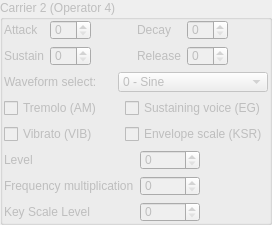
              <widget class="QGroupBox" name="carrier2">
               <property name="enabled">
                <bool>false</bool>
               </property>
               <property name="sizePolicy">
                <sizepolicy hsizetype="Preferred" vsizetype="Maximum">
                 <horstretch>0</horstretch>
                 <verstretch>0</verstretch>
                </sizepolicy>
               </property>
               <property name="title">
                <string>Carrier 2 (Operator 4)</string>
               </property>
               <layout class="QVBoxLayout" name="verticalLayout_3">
                <property name="leftMargin">
                 <number>1</number>
                </property>
                <property name="topMargin">
                 <number>0</number>
                </property>
                <property name="rightMargin">
                 <number>1</number>
                </property>
                <property name="bottomMargin">
                 <number>0</number>
                </property>
                <item>
                 <layout class="QGridLayout" name="gridLayout_3">
                  <item row="0" column="0">
                   <widget class="QLabel" name="label_7">
                    <property name="toolTip">
                     <string>&lt;html&gt;&lt;head/&gt;&lt;body&gt;&lt;p&gt;&lt;span style=&quot; font-weight:600;&quot;&gt;Attack Rate.&lt;/span&gt;&lt;/p&gt;&lt;p&gt;Determines the rising time for the sound. The higher the value, the faster the attack.&lt;/p&gt;&lt;p&gt;Range from 0 to 15.&lt;/p&gt;&lt;/body&gt;&lt;/html&gt;</string>
                    </property>
                    <property name="text">
                     <string>Attack</string>
                    </property>
                   </widget>
                  </item>
                  <item row="0" column="1">
                   <widget class="QSpinBox" name="op4_attack">
                    <property name="maximumSize">
                     <size>
                      <width>60</width>
                      <height>20</height>
                     </size>
                    </property>
                    <property name="toolTip">
                     <string>&lt;html&gt;&lt;head/&gt;&lt;body&gt;&lt;p&gt;&lt;span style=&quot; font-weight:600;&quot;&gt;Attack Rate.&lt;/span&gt;&lt;/p&gt;&lt;p&gt;Determines the rising time for the sound. The higher the value, the faster the attack.&lt;/p&gt;&lt;p&gt;Range from 0 to 15.&lt;/p&gt;&lt;/body&gt;&lt;/html&gt;</string>
                    </property>
                    <property name="maximum">
                     <number>15</number>
                    </property>
                   </widget>
                  </item>
                  <item row="0" column="3">
                   <widget class="QLabel" name="label_8">
                    <property name="toolTip">
                     <string>&lt;html&gt;&lt;head/&gt;&lt;body&gt;&lt;p&gt;&lt;span style=&quot; font-weight:600;&quot;&gt;Decay Rate.&lt;/span&gt;&lt;/p&gt;&lt;p&gt;Determines the diminishing time for the sound. The higher the value, the shorter the decay.&lt;/p&gt;&lt;p&gt;Range from 0 to 15.&lt;/p&gt;&lt;/body&gt;&lt;/html&gt;</string>
                    </property>
                    <property name="text">
                     <string>Decay</string>
                    </property>
                   </widget>
                  </item>
                  <item row="0" column="4">
                   <widget class="QSpinBox" name="op4_decay">
                    <property name="maximumSize">
                     <size>
                      <width>60</width>
                      <height>20</height>
                     </size>
                    </property>
                    <property name="toolTip">
                     <string>&lt;html&gt;&lt;head/&gt;&lt;body&gt;&lt;p&gt;&lt;span style=&quot; font-weight:600;&quot;&gt;Decay Rate.&lt;/span&gt;&lt;/p&gt;&lt;p&gt;Determines the diminishing time for the sound. The higher the value, the shorter the decay.&lt;/p&gt;&lt;p&gt;Range from 0 to 15.&lt;/p&gt;&lt;/body&gt;&lt;/html&gt;</string>
                    </property>
                    <property name="maximum">
                     <number>15</number>
                    </property>
                   </widget>
                  </item>
                  <item row="1" column="0">
                   <widget class="QLabel" name="label_9">
                    <property name="toolTip">
                     <string>&lt;html&gt;&lt;head/&gt;&lt;body&gt;&lt;p&gt;&lt;span style=&quot; font-weight:600;&quot;&gt;Sustain Level.&lt;/span&gt;&lt;/p&gt;&lt;p&gt;Determines the point at which the sound ceases to decay and changes to a sound having a constant level. The sustain level is expressed as a fraction of the maximum level. 0 is the softest and 15 is the loudest sustain level. Note that has Sustain flag must be set for this to have an effect.&lt;/p&gt;&lt;/body&gt;&lt;/html&gt;</string>
                    </property>
                    <property name="text">
                     <string>Sustain</string>
                    </property>
                   </widget>
                  </item>
                  <item row="1" column="1">
                   <widget class="QSpinBox" name="op4_sustain">
                    <property name="maximumSize">
                     <size>
                      <width>60</width>
                      <height>20</height>
                     </size>
                    </property>
                    <property name="toolTip">
                     <string>&lt;html&gt;&lt;head/&gt;&lt;body&gt;&lt;p&gt;&lt;span style=&quot; font-weight:600;&quot;&gt;Sustain Level.&lt;/span&gt;&lt;/p&gt;&lt;p&gt;Determines the point at which the sound ceases to decay and changes to a sound having a constant level. The sustain level is expressed as a fraction of the maximum level. 0 is the softest and 15 is the loudest sustain level. Note that has Sustain flag must be set for this to have an effect.&lt;/p&gt;&lt;/body&gt;&lt;/html&gt;</string>
                    </property>
                    <property name="maximum">
                     <number>15</number>
                    </property>
                   </widget>
                  </item>
                  <item row="1" column="3">
                   <widget class="QLabel" name="label_10">
                    <property name="toolTip">
                     <string>&lt;html&gt;&lt;head/&gt;&lt;body&gt;&lt;p&gt;&lt;span style=&quot; font-weight:600;&quot;&gt;Release Rate.&lt;/span&gt;&lt;/p&gt;&lt;p&gt;Determines the rate at which the sound disappears after KEY-OFF. The higher the value, the shorter the release.&lt;/p&gt;&lt;/body&gt;&lt;/html&gt;</string>
                    </property>
                    <property name="text">
                     <string>Release</string>
                    </property>
                   </widget>
                  </item>
                  <item row="1" column="4">
                   <widget class="QSpinBox" name="op4_release">
                    <property name="maximumSize">
                     <size>
                      <width>60</width>
                      <height>20</height>
                     </size>
                    </property>
                    <property name="toolTip">
                     <string>&lt;html&gt;&lt;head/&gt;&lt;body&gt;&lt;p&gt;&lt;span style=&quot; font-weight:600;&quot;&gt;Release Rate.&lt;/span&gt;&lt;/p&gt;&lt;p&gt;Determines the rate at which the sound disappears after KEY-OFF. The higher the value, the shorter the release.&lt;/p&gt;&lt;/body&gt;&lt;/html&gt;</string>
                    </property>
                    <property name="maximum">
                     <number>15</number>
                    </property>
                   </widget>
                  </item>
                  <item row="0" column="5" rowspan="2">
                   <spacer name="horizontalSpacer_4">
                    <property name="orientation">
                     <enum>Qt::Horizontal</enum>
                    </property>
                    <property name="sizeHint" stdset="0">
                     <size>
                      <width>40</width>
                      <height>20</height>
                     </size>
                    </property>
                   </spacer>
                  </item>
                  <item row="0" column="2" rowspan="2">
                   <spacer name="horizontalSpacer_8">
                    <property name="orientation">
                     <enum>Qt::Horizontal</enum>
                    </property>
                    <property name="sizeHint" stdset="0">
                     <size>
                      <width>40</width>
                      <height>20</height>
                     </size>
                    </property>
                   </spacer>
                  </item>
                 </layout>
                </item>
                <item>
                 <layout class="QHBoxLayout" name="horizontalLayout_6">
                  <item>
                   <widget class="QLabel" name="label_11">
                    <property name="toolTip">
                     <string>&lt;html&gt;&lt;head/&gt;&lt;body&gt;&lt;p&gt;&lt;span style=&quot; font-size:medium; font-weight:600;&quot;&gt;Waveform Select&lt;/span&gt;&lt;/p&gt;&lt;p&gt;&lt;span style=&quot; font-size:medium;&quot;&gt;Wave which will be generated by operator.&lt;/span&gt;&lt;/p&gt;&lt;p&gt;&lt;span style=&quot; font-size:medium; text-decoration: underline;&quot;&gt;(waveforms from 4 to 7 not supported on OPL2)&lt;/span&gt;&lt;/p&gt;&lt;table border=&quot;0&quot; style=&quot; margin-top:0px; margin-bottom:0px; margin-left:0px; margin-right:0px;&quot; cellspacing=&quot;2&quot; cellpadding=&quot;0&quot;&gt;&lt;tr&gt;&lt;td style=&quot; vertical-align:middle; padding-left:5; padding-right:5; padding-top:5; padding-bottom:5;&quot;&gt;&lt;p&gt;&lt;img src=&quot;:/waves/wave0.png&quot; style=&quot;vertical-align: middle;&quot;/&gt;&lt;/p&gt;&lt;/td&gt;&lt;td style=&quot; vertical-align:middle; padding-left:5; padding-right:5; padding-top:5; padding-bottom:5;&quot;&gt;&lt;p&gt;0 - Sine wave&lt;/p&gt;&lt;/td&gt;&lt;/tr&gt;&lt;tr&gt;&lt;td style=&quot; vertical-align:middle; padding-left:5; padding-right:5; padding-top:5; padding-bottom:5;&quot;&gt;&lt;p&gt;&lt;img src=&quot;:/waves/wave1.png&quot; style=&quot;vertical-align: middle;&quot;/&gt;&lt;/p&gt;&lt;/td&gt;&lt;td style=&quot; vertical-align:middle; padding-left:5; padding-right:5; padding-top:5; padding-bottom:5;&quot;&gt;&lt;p&gt;1 - Half-Sine&lt;/p&gt;&lt;/td&gt;&lt;/tr&gt;&lt;tr&gt;&lt;td style=&quot; vertical-align:middle; padding-left:5; padding-right:5; padding-top:5; padding-bottom:5;&quot;&gt;&lt;p&gt;&lt;img src=&quot;:/waves/wave2.png&quot; style=&quot;vertical-align: middle;&quot;/&gt;&lt;/p&gt;&lt;/td&gt;&lt;td style=&quot; vertical-align:middle; padding-left:5; padding-right:5; padding-top:5; padding-bottom:5;&quot;&gt;&lt;p&gt;2 - Abs-Sine&lt;/p&gt;&lt;/td&gt;&lt;/tr&gt;&lt;tr&gt;&lt;td style=&quot; vertical-align:middle; padding-left:5; padding-right:5; padding-top:5; padding-bottom:5;&quot;&gt;&lt;p&gt;&lt;img src=&quot;:/waves/wave3.png&quot; style=&quot;vertical-align: middle;&quot;/&gt;&lt;/p&gt;&lt;/td&gt;&lt;td style=&quot; vertical-align:middle; padding-left:5; padding-right:5; padding-top:5; padding-bottom:5;&quot;&gt;&lt;p&gt;3 - Pulse-Sine&lt;/p&gt;&lt;/td&gt;&lt;/tr&gt;&lt;tr&gt;&lt;td style=&quot; vertical-align:middle; padding-left:5; padding-right:5; padding-top:5; padding-bottom:5;&quot;&gt;&lt;p&gt;&lt;img src=&quot;:/waves/wave4.png&quot; style=&quot;vertical-align: middle;&quot;/&gt;&lt;/p&gt;&lt;/td&gt;&lt;td style=&quot; vertical-align:middle; padding-left:5; padding-right:5; padding-top:5; padding-bottom:5;&quot;&gt;&lt;p&gt;4 - Sine - even periods only&lt;/p&gt;&lt;/td&gt;&lt;/tr&gt;&lt;tr&gt;&lt;td style=&quot; vertical-align:middle; padding-left:5; padding-right:5; padding-top:5; padding-bottom:5;&quot;&gt;&lt;p&gt;&lt;img src=&quot;:/waves/wave5.png&quot; style=&quot;vertical-align: middle;&quot;/&gt;&lt;/p&gt;&lt;/td&gt;&lt;td style=&quot; vertical-align:middle; padding-left:5; padding-right:5; padding-top:5; padding-bottom:5;&quot;&gt;&lt;p&gt;5 - Abs-Sine - even periods only&lt;/p&gt;&lt;/td&gt;&lt;/tr&gt;&lt;tr&gt;&lt;td style=&quot; vertical-align:middle; padding-left:5; padding-right:5; padding-top:5; padding-bottom:5;&quot;&gt;&lt;p&gt;&lt;img src=&quot;:/waves/wave6.png&quot; style=&quot;vertical-align: middle;&quot;/&gt;&lt;/p&gt;&lt;/td&gt;&lt;td style=&quot; vertical-align:middle; padding-left:5; padding-right:5; padding-top:5; padding-bottom:5;&quot;&gt;&lt;p&gt;6 - Square&lt;/p&gt;&lt;/td&gt;&lt;/tr&gt;&lt;tr&gt;&lt;td style=&quot; vertical-align:middle; padding-left:5; padding-right:5; padding-top:5; padding-bottom:5;&quot;&gt;&lt;p&gt;&lt;img src=&quot;:/waves/wave7.png&quot; style=&quot;vertical-align: middle;&quot;/&gt;&lt;/p&gt;&lt;/td&gt;&lt;td style=&quot; vertical-align:middle; padding-left:5; padding-right:5; padding-top:5; padding-bottom:5;&quot;&gt;&lt;p&gt;7 - Derived Square&lt;/p&gt;&lt;/td&gt;&lt;/tr&gt;&lt;/table&gt;&lt;/body&gt;&lt;/html&gt;</string>
                    </property>
                    <property name="text">
                     <string>Waveform select:</string>
                    </property>
                   </widget>
                  </item>
                  <item>
                   <widget class="QComboBox" name="op4_waveform">
                    <property name="minimumSize">
                     <size>
                      <width>0</width>
                      <height>20</height>
                     </size>
                    </property>
                    <property name="maximumSize">
                     <size>
                      <width>150</width>
                      <height>20</height>
                     </size>
                    </property>
                    <property name="toolTip">
                     <string>&lt;html&gt;&lt;head/&gt;&lt;body&gt;&lt;p&gt;&lt;span style=&quot; font-size:medium; font-weight:600;&quot;&gt;Waveform Select&lt;/span&gt;&lt;/p&gt;&lt;p&gt;&lt;span style=&quot; font-size:medium;&quot;&gt;Wave which will be generated by operator.&lt;/span&gt;&lt;/p&gt;&lt;p&gt;&lt;span style=&quot; font-size:medium; text-decoration: underline;&quot;&gt;(waveforms from 4 to 7 not supported on OPL2)&lt;/span&gt;&lt;/p&gt;&lt;table border=&quot;0&quot; style=&quot; margin-top:0px; margin-bottom:0px; margin-left:0px; margin-right:0px;&quot; cellspacing=&quot;2&quot; cellpadding=&quot;0&quot;&gt;&lt;tr&gt;&lt;td style=&quot; vertical-align:middle; padding-left:5; padding-right:5; padding-top:5; padding-bottom:5;&quot;&gt;&lt;p&gt;&lt;img src=&quot;:/waves/wave0.png&quot; style=&quot;vertical-align: middle;&quot;/&gt;&lt;/p&gt;&lt;/td&gt;&lt;td style=&quot; vertical-align:middle; padding-left:5; padding-right:5; padding-top:5; padding-bottom:5;&quot;&gt;&lt;p&gt;0 - Sine wave&lt;/p&gt;&lt;/td&gt;&lt;/tr&gt;&lt;tr&gt;&lt;td style=&quot; vertical-align:middle; padding-left:5; padding-right:5; padding-top:5; padding-bottom:5;&quot;&gt;&lt;p&gt;&lt;img src=&quot;:/waves/wave1.png&quot; style=&quot;vertical-align: middle;&quot;/&gt;&lt;/p&gt;&lt;/td&gt;&lt;td style=&quot; vertical-align:middle; padding-left:5; padding-right:5; padding-top:5; padding-bottom:5;&quot;&gt;&lt;p&gt;1 - Half-Sine&lt;/p&gt;&lt;/td&gt;&lt;/tr&gt;&lt;tr&gt;&lt;td style=&quot; vertical-align:middle; padding-left:5; padding-right:5; padding-top:5; padding-bottom:5;&quot;&gt;&lt;p&gt;&lt;img src=&quot;:/waves/wave2.png&quot; style=&quot;vertical-align: middle;&quot;/&gt;&lt;/p&gt;&lt;/td&gt;&lt;td style=&quot; vertical-align:middle; padding-left:5; padding-right:5; padding-top:5; padding-bottom:5;&quot;&gt;&lt;p&gt;2 - Abs-Sine&lt;/p&gt;&lt;/td&gt;&lt;/tr&gt;&lt;tr&gt;&lt;td style=&quot; vertical-align:middle; padding-left:5; padding-right:5; padding-top:5; padding-bottom:5;&quot;&gt;&lt;p&gt;&lt;img src=&quot;:/waves/wave3.png&quot; style=&quot;vertical-align: middle;&quot;/&gt;&lt;/p&gt;&lt;/td&gt;&lt;td style=&quot; vertical-align:middle; padding-left:5; padding-right:5; padding-top:5; padding-bottom:5;&quot;&gt;&lt;p&gt;3 - Pulse-Sine&lt;/p&gt;&lt;/td&gt;&lt;/tr&gt;&lt;tr&gt;&lt;td style=&quot; vertical-align:middle; padding-left:5; padding-right:5; padding-top:5; padding-bottom:5;&quot;&gt;&lt;p&gt;&lt;img src=&quot;:/waves/wave4.png&quot; style=&quot;vertical-align: middle;&quot;/&gt;&lt;/p&gt;&lt;/td&gt;&lt;td style=&quot; vertical-align:middle; padding-left:5; padding-right:5; padding-top:5; padding-bottom:5;&quot;&gt;&lt;p&gt;4 - Sine - even periods only&lt;/p&gt;&lt;/td&gt;&lt;/tr&gt;&lt;tr&gt;&lt;td style=&quot; vertical-align:middle; padding-left:5; padding-right:5; padding-top:5; padding-bottom:5;&quot;&gt;&lt;p&gt;&lt;img src=&quot;:/waves/wave5.png&quot; style=&quot;vertical-align: middle;&quot;/&gt;&lt;/p&gt;&lt;/td&gt;&lt;td style=&quot; vertical-align:middle; padding-left:5; padding-right:5; padding-top:5; padding-bottom:5;&quot;&gt;&lt;p&gt;5 - Abs-Sine - even periods only&lt;/p&gt;&lt;/td&gt;&lt;/tr&gt;&lt;tr&gt;&lt;td style=&quot; vertical-align:middle; padding-left:5; padding-right:5; padding-top:5; padding-bottom:5;&quot;&gt;&lt;p&gt;&lt;img src=&quot;:/waves/wave6.png&quot; style=&quot;vertical-align: middle;&quot;/&gt;&lt;/p&gt;&lt;/td&gt;&lt;td style=&quot; vertical-align:middle; padding-left:5; padding-right:5; padding-top:5; padding-bottom:5;&quot;&gt;&lt;p&gt;6 - Square&lt;/p&gt;&lt;/td&gt;&lt;/tr&gt;&lt;tr&gt;&lt;td style=&quot; vertical-align:middle; padding-left:5; padding-right:5; padding-top:5; padding-bottom:5;&quot;&gt;&lt;p&gt;&lt;img src=&quot;:/waves/wave7.png&quot; style=&quot;vertical-align: middle;&quot;/&gt;&lt;/p&gt;&lt;/td&gt;&lt;td style=&quot; vertical-align:middle; padding-left:5; padding-right:5; padding-top:5; padding-bottom:5;&quot;&gt;&lt;p&gt;7 - Derived Square&lt;/p&gt;&lt;/td&gt;&lt;/tr&gt;&lt;/table&gt;&lt;/body&gt;&lt;/html&gt;</string>
                    </property>
                    <item>
                     <property name="text">
                      <string>0 - Sine</string>
                     </property>
                     <property name="icon">
                      <iconset resource="resources/resources.qrc">
                       <normaloff>:/waves/wave0.png</normaloff>:/waves/wave0.png</iconset>
                     </property>
                    </item>
                    <item>
                     <property name="text">
                      <string>1 - Half-Sine</string>
                     </property>
                     <property name="icon">
                      <iconset resource="resources/resources.qrc">
                       <normaloff>:/waves/wave1.png</normaloff>:/waves/wave1.png</iconset>
                     </property>
                    </item>
                    <item>
                     <property name="text">
                      <string>2 - Absolute Sine</string>
                     </property>
                     <property name="icon">
                      <iconset resource="resources/resources.qrc">
                       <normaloff>:/waves/wave2.png</normaloff>:/waves/wave2.png</iconset>
                     </property>
                    </item>
                    <item>
                     <property name="text">
                      <string>3 - Pulse-Sine</string>
                     </property>
                     <property name="icon">
                      <iconset resource="resources/resources.qrc">
                       <normaloff>:/waves/wave3.png</normaloff>:/waves/wave3.png</iconset>
                     </property>
                    </item>
                    <item>
                     <property name="text">
                      <string>4 - Sine - even periods only</string>
                     </property>
                     <property name="icon">
                      <iconset resource="resources/resources.qrc">
                       <normaloff>:/waves/wave4.png</normaloff>:/waves/wave4.png</iconset>
                     </property>
                    </item>
                    <item>
                     <property name="text">
                      <string>5 - Abs-Sine - even periods only</string>
                     </property>
                     <property name="icon">
                      <iconset resource="resources/resources.qrc">
                       <normaloff>:/waves/wave5.png</normaloff>:/waves/wave5.png</iconset>
                     </property>
                    </item>
                    <item>
                     <property name="text">
                      <string>6 - Square</string>
                     </property>
                     <property name="icon">
                      <iconset resource="resources/resources.qrc">
                       <normaloff>:/waves/wave6.png</normaloff>:/waves/wave6.png</iconset>
                     </property>
                    </item>
                    <item>
                     <property name="text">
                      <string>7 - Derived Square</string>
                     </property>
                     <property name="icon">
                      <iconset resource="resources/resources.qrc">
                       <normaloff>:/waves/wave7.png</normaloff>:/waves/wave7.png</iconset>
                     </property>
                    </item>
                   </widget>
                  </item>
                 </layout>
                </item>
                <item>
                 <layout class="QGridLayout" name="gridLayout_12">
                  <item row="0" column="0">
                   <widget class="QCheckBox" name="op4_am">
                    <property name="maximumSize">
                     <size>
                      <width>16777215</width>
                      <height>20</height>
                     </size>
                    </property>
                    <property name="toolTip">
                     <string>&lt;html&gt;&lt;head/&gt;&lt;body&gt;&lt;p&gt;&lt;span style=&quot; font-weight:600;&quot;&gt;Tremolo&lt;/span&gt;&lt;/p&gt;&lt;p&gt;Is an Amplitude Vibrato. The repetition rate is 3.7 Hz.&lt;/p&gt;&lt;/body&gt;&lt;/html&gt;</string>
                    </property>
                    <property name="text">
                     <string>Tremolo (AM)</string>
                    </property>
                   </widget>
                  </item>
                  <item row="0" column="1">
                   <widget class="QCheckBox" name="op4_eg">
                    <property name="maximumSize">
                     <size>
                      <width>16777215</width>
                      <height>20</height>
                     </size>
                    </property>
                    <property name="toolTip">
                     <string>&lt;html&gt;&lt;head/&gt;&lt;body&gt;&lt;p&gt;&lt;span style=&quot; font-weight:600;&quot;&gt;Sound Sustaining&lt;/span&gt;&lt;/p&gt;&lt;p&gt;When toggled on, operator's output level will be held at its sustain level until a KEY-OFF is done.&lt;/p&gt;&lt;/body&gt;&lt;/html&gt;</string>
                    </property>
                    <property name="text">
                     <string>Sustaining voice (EG)</string>
                    </property>
                   </widget>
                  </item>
                  <item row="1" column="0">
                   <widget class="QCheckBox" name="op4_vib">
                    <property name="maximumSize">
                     <size>
                      <width>16777215</width>
                      <height>20</height>
                     </size>
                    </property>
                    <property name="toolTip">
                     <string>&lt;html&gt;&lt;head/&gt;&lt;body&gt;&lt;p&gt;&lt;span style=&quot; font-weight:600;&quot;&gt;Vibrato&lt;/span&gt;&lt;/p&gt;&lt;p&gt;Is a Frequency Vibrato. The repetition rate is 6.1 Hz.&lt;/p&gt;&lt;/body&gt;&lt;/html&gt;</string>
                    </property>
                    <property name="text">
                     <string>Vibrato (VIB)</string>
                    </property>
                   </widget>
                  </item>
                  <item row="1" column="1">
                   <widget class="QCheckBox" name="op4_ksr">
                    <property name="maximumSize">
                     <size>
                      <width>16777215</width>
                      <height>20</height>
                     </size>
                    </property>
                    <property name="toolTip">
                     <string>&lt;html&gt;&lt;head/&gt;&lt;body&gt;&lt;p&gt;&lt;span style=&quot; font-weight:600;&quot;&gt;Envelope scaling (KSR)&lt;/span&gt;&lt;/p&gt;&lt;p&gt;When toggled on, higher notes are shorter than lower notes.&lt;/p&gt;&lt;/body&gt;&lt;/html&gt;</string>
                    </property>
                    <property name="text">
                     <string>Envelope scale (KSR)</string>
                    </property>
                   </widget>
                  </item>
                 </layout>
                </item>
                <item>
                 <layout class="QFormLayout" name="formLayout_3">
                  <item row="0" column="0">
                   <widget class="QLabel" name="label_30">
                    <property name="toolTip">
                     <string>&lt;html&gt;&lt;head/&gt;&lt;body&gt;&lt;p&gt;&lt;span style=&quot; font-weight:600;&quot;&gt;Output Level&lt;/span&gt;&lt;/p&gt;&lt;p&gt;Attenuates the operator output level. &lt;span style=&quot; font-weight:600;&quot;&gt;63&lt;/span&gt; (internally 0) is the loudest, &lt;span style=&quot; font-weight:600;&quot;&gt;0&lt;/span&gt; (internally 0x3F) is the softest. In additive synthesis, varying the output level of any operator varies the volume of its corresponding channel. In FM synthesis, varying the output level of the carrier varies the volume of the channel. Varying the output of the modulator will change the frequency spectrum produced by the carrier.&lt;/p&gt;&lt;/body&gt;&lt;/html&gt;</string>
                    </property>
                    <property name="text">
                     <string>Level</string>
                    </property>
                   </widget>
                  </item>
                  <item row="0" column="1">
                   <widget class="QSpinBox" name="op4_level">
                    <property name="maximumSize">
                     <size>
                      <width>60</width>
                      <height>20</height>
                     </size>
                    </property>
                    <property name="toolTip">
                     <string>&lt;html&gt;&lt;head/&gt;&lt;body&gt;&lt;p&gt;&lt;span style=&quot; font-weight:600;&quot;&gt;Output Level&lt;/span&gt;&lt;/p&gt;&lt;p&gt;Attenuates the operator output level. &lt;span style=&quot; font-weight:600;&quot;&gt;63&lt;/span&gt; (internally 0) is the loudest, &lt;span style=&quot; font-weight:600;&quot;&gt;0&lt;/span&gt; (internally 0x3F) is the softest. In additive synthesis, varying the output level of any operator varies the volume of its corresponding channel. In FM synthesis, varying the output level of the carrier varies the volume of the channel. Varying the output of the modulator will change the frequency spectrum produced by the carrier.&lt;/p&gt;&lt;/body&gt;&lt;/html&gt;</string>
                    </property>
                    <property name="maximum">
                     <number>63</number>
                    </property>
                   </widget>
                  </item>
                  <item row="1" column="0">
                   <widget class="QLabel" name="label_12">
                    <property name="toolTip">
                     <string>&lt;html&gt;&lt;head/&gt;&lt;body&gt;&lt;p&gt;&lt;span style=&quot; font-weight:600;&quot;&gt;Frequency Multiplication Factor (MULTI)&lt;/span&gt;&lt;/p&gt;&lt;p&gt;Operator's frequency is set to F-Number*Factor.&lt;/p&gt;&lt;p&gt;&lt;span style=&quot; text-decoration: underline;&quot;&gt;In simple words, increases operator's frequency to number of octaves.&lt;/span&gt;&lt;br/&gt;&lt;br/&gt;Where F-Number is:&lt;/p&gt;&lt;p&gt;F-Number = Music Frequency * 2^(20-Block) / 49716 Hz&lt;/p&gt;&lt;p&gt;Where Block is a Block Number. Roughly determines the octave.&lt;/p&gt;&lt;/body&gt;&lt;/html&gt;</string>
                    </property>
                    <property name="text">
                     <string>Frequency multiplication</string>
                    </property>
                   </widget>
                  </item>
                  <item row="1" column="1">
                   <widget class="QSpinBox" name="op4_freqmult">
                    <property name="maximumSize">
                     <size>
                      <width>60</width>
                      <height>20</height>
                     </size>
                    </property>
                    <property name="toolTip">
                     <string>&lt;html&gt;&lt;head/&gt;&lt;body&gt;&lt;p&gt;&lt;span style=&quot; font-weight:600;&quot;&gt;Frequency Multiplication Factor (MULTI)&lt;/span&gt;&lt;/p&gt;&lt;p&gt;Operator's frequency is set to F-Number*Factor.&lt;/p&gt;&lt;p&gt;&lt;span style=&quot; text-decoration: underline;&quot;&gt;In simple words, increases operator's frequency to number of octaves.&lt;/span&gt;&lt;br/&gt;&lt;br/&gt;Where F-Number is:&lt;/p&gt;&lt;p&gt;F-Number = Music Frequency * 2^(20-Block) / 49716 Hz&lt;/p&gt;&lt;p&gt;Where Block is a Block Number. Roughly determines the octave.&lt;/p&gt;&lt;/body&gt;&lt;/html&gt;</string>
                    </property>
                    <property name="maximum">
                     <number>15</number>
                    </property>
                   </widget>
                  </item>
                  <item row="2" column="0">
                   <widget class="QLabel" name="label_35">
                    <property name="toolTip">
                     <string>&lt;html&gt;&lt;head/&gt;&lt;body&gt;&lt;p&gt;&lt;span style=&quot; font-weight:600;&quot;&gt;Key Scale Level.&lt;/span&gt;&lt;/p&gt;&lt;p&gt;Attenuates output level towards higher pitch&lt;br/&gt;&lt;/p&gt;&lt;table border=&quot;1&quot; style=&quot; margin-top:0px; margin-bottom:0px; margin-left:0px; margin-right:0px;&quot; cellspacing=&quot;0&quot; cellpadding=&quot;0&quot;&gt;&lt;tr&gt;&lt;td&gt;&lt;p align=&quot;center&quot;&gt;&lt;span style=&quot; font-weight:600;&quot;&gt;KSL&lt;/span&gt;&lt;/p&gt;&lt;/td&gt;&lt;td&gt;&lt;p align=&quot;center&quot;&gt;&lt;span style=&quot; font-weight:600;&quot;&gt;Attenuation&lt;/span&gt;&lt;/p&gt;&lt;/td&gt;&lt;/tr&gt;&lt;tr&gt;&lt;td&gt;&lt;p&gt;0&lt;/p&gt;&lt;/td&gt;&lt;td&gt;&lt;p&gt;-&lt;/p&gt;&lt;/td&gt;&lt;/tr&gt;&lt;tr&gt;&lt;td&gt;&lt;p&gt;1&lt;/p&gt;&lt;/td&gt;&lt;td&gt;&lt;p&gt;1.5 dB/oct&lt;/p&gt;&lt;/td&gt;&lt;/tr&gt;&lt;tr&gt;&lt;td&gt;&lt;p&gt;2&lt;/p&gt;&lt;/td&gt;&lt;td&gt;&lt;p&gt;3.0 dB/oct &lt;/p&gt;&lt;/td&gt;&lt;/tr&gt;&lt;tr&gt;&lt;td&gt;&lt;p&gt;3&lt;/p&gt;&lt;/td&gt;&lt;td&gt;&lt;p&gt;6.0 dB/oct &lt;/p&gt;&lt;/td&gt;&lt;/tr&gt;&lt;/table&gt;&lt;/body&gt;&lt;/html&gt;</string>
                    </property>
                    <property name="text">
                     <string>Key Scale Level</string>
                    </property>
                   </widget>
                  </item>
                  <item row="2" column="1">
                   <widget class="QSpinBox" name="op4_ksl">
                    <property name="maximumSize">
                     <size>
                      <width>60</width>
                      <height>20</height>
                     </size>
                    </property>
                    <property name="toolTip">
                     <string>&lt;html&gt;&lt;head/&gt;&lt;body&gt;&lt;p&gt;&lt;span style=&quot; font-weight:600;&quot;&gt;Key Scale Level.&lt;/span&gt;&lt;/p&gt;&lt;p&gt;Attenuates output level towards higher pitch&lt;br/&gt;&lt;/p&gt;&lt;table border=&quot;1&quot; style=&quot; margin-top:0px; margin-bottom:0px; margin-left:0px; margin-right:0px;&quot; cellspacing=&quot;0&quot; cellpadding=&quot;0&quot;&gt;&lt;tr&gt;&lt;td&gt;&lt;p align=&quot;center&quot;&gt;&lt;span style=&quot; font-weight:600;&quot;&gt;KSL&lt;/span&gt;&lt;/p&gt;&lt;/td&gt;&lt;td&gt;&lt;p align=&quot;center&quot;&gt;&lt;span style=&quot; font-weight:600;&quot;&gt;Attenuation&lt;/span&gt;&lt;/p&gt;&lt;/td&gt;&lt;/tr&gt;&lt;tr&gt;&lt;td&gt;&lt;p&gt;0&lt;/p&gt;&lt;/td&gt;&lt;td&gt;&lt;p&gt;-&lt;/p&gt;&lt;/td&gt;&lt;/tr&gt;&lt;tr&gt;&lt;td&gt;&lt;p&gt;1&lt;/p&gt;&lt;/td&gt;&lt;td&gt;&lt;p&gt;1.5 dB/oct&lt;/p&gt;&lt;/td&gt;&lt;/tr&gt;&lt;tr&gt;&lt;td&gt;&lt;p&gt;2&lt;/p&gt;&lt;/td&gt;&lt;td&gt;&lt;p&gt;3.0 dB/oct &lt;/p&gt;&lt;/td&gt;&lt;/tr&gt;&lt;tr&gt;&lt;td&gt;&lt;p&gt;3&lt;/p&gt;&lt;/td&gt;&lt;td&gt;&lt;p&gt;6.0 dB/oct &lt;/p&gt;&lt;/td&gt;&lt;/tr&gt;&lt;/table&gt;&lt;/body&gt;&lt;/html&gt;</string>
                    </property>
                    <property name="maximum">
                     <number>3</number>
                    </property>
                   </widget>
                  </item>
                 </layout>
                </item>
               </layout>
              </widget>
